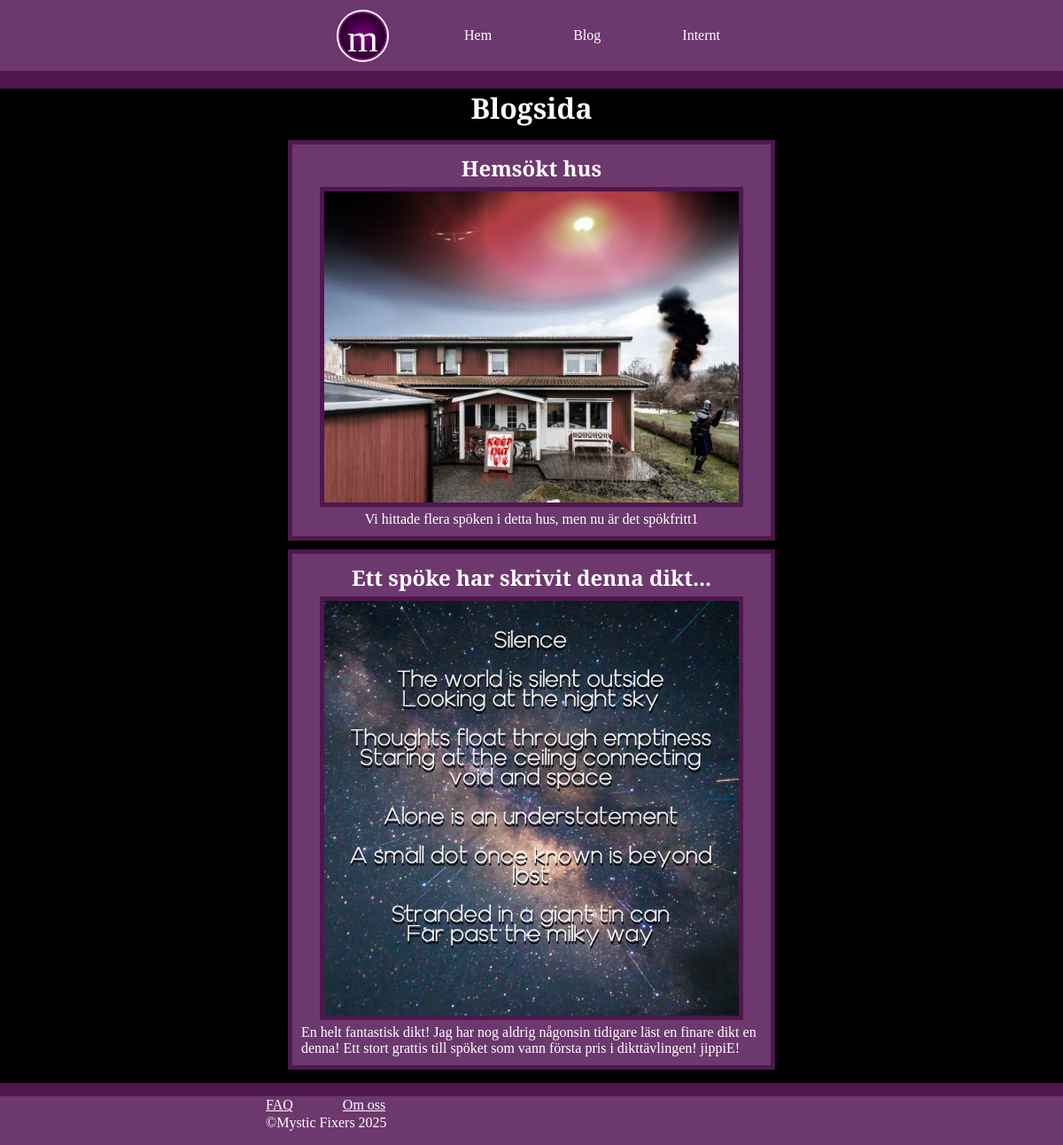
/index.php?location=blog, run on the app's committed database.
### tables this page shows
CREATE TABLE `blogposts` (
  `id` int(11) NOT NULL,
  `title` varchar(63) NOT NULL,
  `image` varchar(255) NOT NULL,
  `caption` varchar(255) NOT NULL
);

### index.php (the view, shortened to what this page needs)
<!DOCTYPE html>
<?php
    $server="localhost";
    $user="root";
    $password="";
    $link=mysqli_connect($server, $user, $password, "mysticfixers");
        ?>
<html lang="en">
<head>
    <link rel="stylesheet" href="style.css">
</head>
<body>
    <div id="background">
    </div>
    <div id="nav">
        <div id="navbox">
            <div id="logo">m</div>
            <a href="index.php?location=home">Hem</a>
            <a href="index.php?location=blog">Blog</a>
            <a href="index.php?location=login">Internt</a>
        </div>
    </div>
    <?php
        if(isset($_GET['location'])){
            $location = $_GET['location'];
        } else{
            $location = 'home';
        }
        if($location=='home'){
            ?>
            <div id="homecontent">
                    <p>Problem med spöken, förbannelser eller saker som rör sig av sig själva? Vi fixar det!</p>
                    <h1>Mystic Fixers</h1>
                    <div id="homecontentButtons">
                        Välkommen! Hur kan vi hjälpa dig?
                        <a id="akut" href="tel:666">Akut hjälp!</a>
                        <a href="index.php?location=report">Rapportera ett övernaturligt ärende</a>
                        <a href="index.php?location=blog">Se våra tidigare fall</a>
                    </div>
                </div>
            <?php
        } elseif($location=='omoss'){
            ?>
            <div id="omosscontent">
                <h1>Om oss</h1>
                <p>Välkommen till Mystic Fixers - experterna på att lösa det övernaturliga! Vi är ett team av erfarna utredare, mediet och teknikspecialister som hanterar allt från envisa spöken och mystiska skuggor till förbannade föremål och okända energier. Oavsett om du upplever märkliga ljud, plötsliga temperaturförändringar eller andra oförklarliga fenomen, står vi redo att hjälpa dig. Med en kombination av vetenskapliga metoder och gammal visdom ser vi till att din omgivning blir trygg igen. Mystic Fixers - för paranormala problem utan naturliga lösningar.</p>
            </div>
            <?php
        } elseif($location=='login'){
            if($_SESSION['login']==TRUE){
                ?>
                <div id="selection">
                    <h1>Du är inloggad som&nbsp;<?=$_SESSION['username']?>.</h1>
                    <div id="logoutbutton"><a href="logout.php" style="color:red;">Logga ut</a></div>
                    <h1>Ärenden</h1>
                    <?php
                    $sql = "SELECT * FROM tickets ORDER BY id ASC";
                    $result=mysqli_query($link, $sql);
                    while($rad=mysqli_fetch_assoc($result)){
                        ?>
                            <div class=post>
                                <div class="kontaktuppgifter">
                                    <h3>Uppgifter</h3>
                                    <p><?=$rad['name']?></p>
                                    <p><?=$rad['email']?></p>
                                    <p><?=$rad['phone']?></p>
                                </div>
                                <h3 style="width:100%; padding-left: 20px;">Beskrivning</h3>
                                <p style="width: 100%; padding-left: 20px;"><?=$rad['description']?></p>
                                <img src="ticketimages/<?=$rad["image"]?>">
                                <?php if($_SESSION['login']==True){?><a style="color:red;" href="index.php?location=blog&id=<?=$rad['id']?>">Ta bort ärende</a><?php }?>
                            </div>
                        <?php
                    }
                    ?>
                </div>
                <?php
            } else{
                if(isset($_POST['login'])){
                    $sql="SELECT username FROM users";
                    $result=mysqli_query($link, $sql);
                    $usernames=[];
                    while($rad=mysqli_fetch_assoc($result)){
                        $usernames[] = $rad['username'];
                    }
                    $username=$_POST['username'];
                    $password=md5($_POST['password']);
                    if(in_array($username, $usernames)){
                        $sql="SELECT password FROM users WHERE username = '$username'";
                        $result=mysqli_query($link, $sql);
                        $rad=mysqli_fetch_assoc($result);
                        if($rad['password']==$password){
                            $_SESSION['login'] = TRUE;
                            $_SESSION['username'] = $username;
                            header("Location: index.php?location=login");
                            exit();
                        } else{
                            displaylogin();
                            ?><div style="color:red;z-index:10;">Fel användarnamn eller lösenord</div><?php
                        }
                    } else{
                        displaylogin();
                        ?><div style="color:red;z-index:10;">Fel användarnamn eller lösenord</div><?php
                    }
                } else{
                    displaylogin();
                }
            }
        } elseif($location=='faq'){
            ?>
            <div id="faqcontent">
                <h2>Vanliga frågor:</h2>
                <p>Q: Hur vet jag om jag behöver er hjälp?<br>A: Rapportera ditt fall så överväger vi. </p>
                <p>Q: Hur snabbt agerar ni?<br>A: Det beror på fallet, vanligtvist inom 48h.</p>
                <p>Q: Är det sant att spöken gillar att spela på Ouija-brädor?<br>A: Det beror på spöket.</p>
                <p>Q: Finns verkligen spöken?<br>A: Ja.</p>
                <p>Q: Jag hittade något slemmigt i min sons sovrum, är det spökslemm?<br>A: Vi är redan påväg.</p>
            </div>
            <?php
        } elseif($location=='report'){
            if(isset($_POST['send'])){
                $name=$_POST['namn'];
                $email=$_POST['e-post'];
                $phone=$_POST['phone'];
                $plats=$_POST['plats'];
                $description=$_POST['description'];
                $photo=$_POST['photo']['name'];
                $file_name = $_FILES['photo']['name'];
                $tempname = $_FILES['photo']['tmp_name'];
                $folder = 'ticketimages/'.$file_name;
                $sql = "INSERT INTO tickets(name, email, phone, plats, description, image, status) VALUES ('$name','$email','$phone', '$plats', '$description', '$file_name', 'Nytt')";
                $result = mysqli_query($link, $sql);
                move_uploaded_file($tempname, $folder);
            }
            ?>
            <div id="report">
                <?php
                    if(isset($_POST['send'])){
                        ?>
                            <h1>Tack, vi har nu tagit emot anmälan!</h1>
                        <?php
                    } else{
                        ?><form action="index.php?location=report" method="POST" enctype="multipart/form-data">
                            <h2>Har du paranormala problem? Fyll i detta formulär!</h2>
                            <p>Kontaktinformation</p>
                            <input type="text" name="namn" placeholder="Ditt namn:" required>
                            <input type="text" name="e-post" placeholder="E-post:" required>
                            <input type="text" name="phone" placeholder="Telefonnummer:" required>
                            <p>Beskriv ditt problem.</p>
                            <input type="text" name="plats" placeholder="Plats för händelsen:" require>
                            <input type="text" name="description" placeholder="Skriv här:" require>
                            <p>Bild på problem:</p>
                            <input type="file" name="photo" style="outline:none;">
                            <input type="submit" name="send" value="Skicka"style="width: 100px;">
                            <p></p>
                        </form>
                <?php
                    }
                ?>
            </div>
            <?php
        } elseif($location=='blog'){
            ?>
            <div id="blog">
                <h1 style="width:100%; color:white; text-align:center;">Blogsida</h1>
                <?php
                $sql = "SELECT * FROM blogposts ORDER BY id ASC";
                    $result=mysqli_query($link, $sql);
                    while($rad=mysqli_fetch_assoc($result)){
                        ?>
                            <div class=post>
                                <h2><?=$rad["title"]?></h2>
                                <img src="images/<?=$rad["image"]?>">
                                <p><?=$rad["caption"]?></p>
                            </div>
                        <?php
                    }
                ?>
            </div>
            <?php
        }else{
            ?><div id="notfound"><h1>404 : Not found</h1></div><?php
        }
        ?>
    <div id="footer">
        <div id="footbar">
            <div id="footerstuff">
                <div>
                   <a href="index.php?location=faq">FAQ</a>
                   <a href="index.php?location=omoss">Om oss</a>
                </div>
                <p>&copy;Mystic Fixers 2025</p>
            </div>
        </div>
    </div>
</body>
</html>

### style.css (style rules this page uses)
:root { --primary: rgb(78, 23, 78); --primary2: rgb(109, 56, 109); --secondary: green; }
* { margin: 0; padding: 0; box-sizing: border-box; font-family: "PT Serif Caption"; }
body { height: 100vh; background-color: black; display: flex; align-items: center; justify-content: center; flex-direction: row; overflow: hidden; }
#background { position: fixed; width: 100%; height: 100vh; }
#nav { position: absolute; top: 0; width: 100%; height: 80px; background-color: var(--primary2); outline: 20px solid var(--primary); display: flex; justify-content: center; user-select: none; }
#navbox { width: 600px; height: 80px; display: flex; align-items: center; justify-content: space-evenly; }
#navbox a { color: white; text-decoration: none; padding: 5px; }
#logo { width: 55px; height: 55px; padding: 2.5px; font-family: "Webdings"; outline: 2.5px solid white; border: 2.5px solid purple; border-radius: 50%; font-size: 45px; text-align: center; color: white; background-image: radial-gradient(purple, black); }
#footer { position: absolute; width: 100%; bottom: 0; height: 170px; }
#footbar { position: absolute; bottom: 0; width: 100%; height: 70px; background-color: var(--primary2); border-top: 15px solid var(--primary); }
#footerstuff { color: white; margin: auto; width: 80%; max-width: 600px; height: 40px; display: flex; justify-content: space-evenly; flex-direction: column; user-select: none; }
#footerstuff a { color: white; }
#blog { position: absolute; top: 100px; bottom: 70px; width: 80%; max-width: 600px; height: auto; background-color: transparent; z-index: 1; overflow-y: scroll; background-color: transparent; }
.post { margin-left: auto; margin-right: auto; width: 90%; background-color: var(--primary2); outline: 5px solid var(--primary); padding: 10px; color: white; display: flex; justify-content: center; align-items: center; flex-direction: column; margin-bottom: 10px; margin-top: 20px; margin-bottom: 20px; }
.post img { margin: 10px; width: 90%; outline: 5px solid var(--primary); }

### data on the page
blogposts: title "Hemsökt hus", image (picture), caption "Vi hittade flera spöken i detta hus, men nu är det spökfritt1"
blogposts: title "Ett spöke har skrivit denna dikt...", image (picture), caption "En helt fantastisk dikt! Jag har nog aldrig någonsin tidigare läst en finare dikt en denna! Ett stort grattis till spöket som vann första pris i dikttävlingen! jippiE!"
